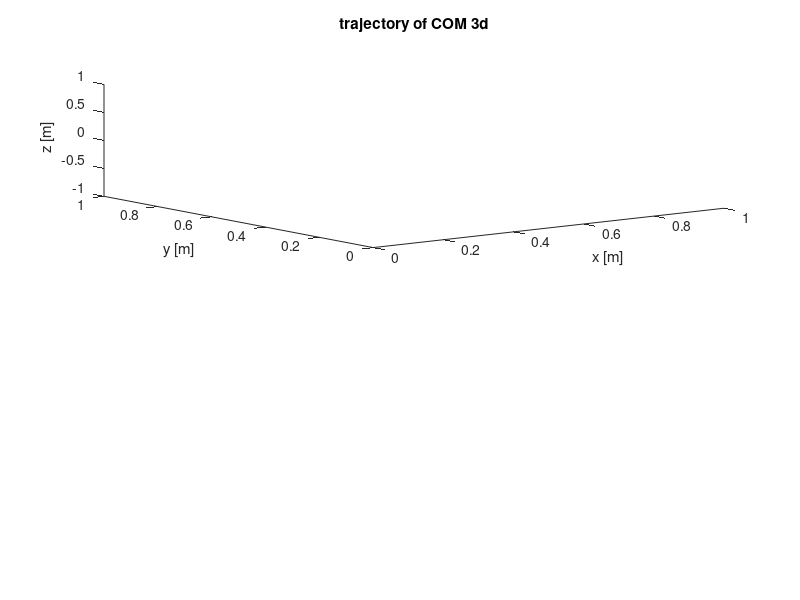

Write the MATLAB code that produced this figure. (Note: this script raises an error after producing the figure.)
%% Plot results
figure(7)
clf

ax1 = subplot(2,1,1);
title('trajectory of COM 3d')
xlabel('x [m]') % x-axis label
ylabel('y [m]') % y-axis label
zlabel('z [m]') % z-axis label
view(3)
hold on
plot3(xc,yc,zc,'-*k')
hold off
legend('COM','Location','southeast')

ax2 = subplot(2,1,2);
title('trajectories 3d')
xlabel('x [m]') % x-axis label
ylabel('y [m]') % y-axis label
zlabel('z [m]') % z-axis label
view(3)
hold on
plot3(xz,yz,zz,'-*g')

plot3(xz_up,yz_up,zz_up,'-*r')
plot3(xz_down,yz_down,zz_down,'-*m')

plot3(xcapture,ycapture,zcapture,'-*b')
hold off
hold on;
pstep=[xstep ystep];
psi=zeros(size(pstep,1)*3,1);
firstSS=(phase_type(2)=='r');

XY=drawing_rectangle_rotate(pstep,psi,backtoankle,fronttoankle,exttoankle,inttoankle,firstSS);
for j=1:length(pstep)
    plot3(XY(j,1:5),XY(j,6:10),repmat(zstep(j),1,5),'-k','LineWidth',2)
end

XY=drawing_rectangle_rotate(pstep,psi,backtoankle-sole_margin,fronttoankle-sole_margin,exttoankle-sole_margin,inttoankle-sole_margin,firstSS);
for j=1:length(pstep)
    plot3(XY(j,1:5),XY(j,6:10),repmat(zstep(j),1,5),':k','LineWidth',2)
end

XY=drawing_rectangle_rotate(pstep,psi,backtoankle+4*sole_margin,fronttoankle+4*sole_margin,exttoankle+4*sole_margin,inttoankle+4*sole_margin,firstSS);
for j=1:length(pstep)
    fill3(XY(j,1:5),XY(j,6:10),repmat(zstep(j),1,5),[132,200,225]/255,'LineStyle','none')
end
hold off
hlink = linkprop([ax1,ax2],{'CameraPosition','CameraUpVector'}); 
rotate3d on

legend('CoP','CoP up','CoP down','Capture point','Location','southeast')
